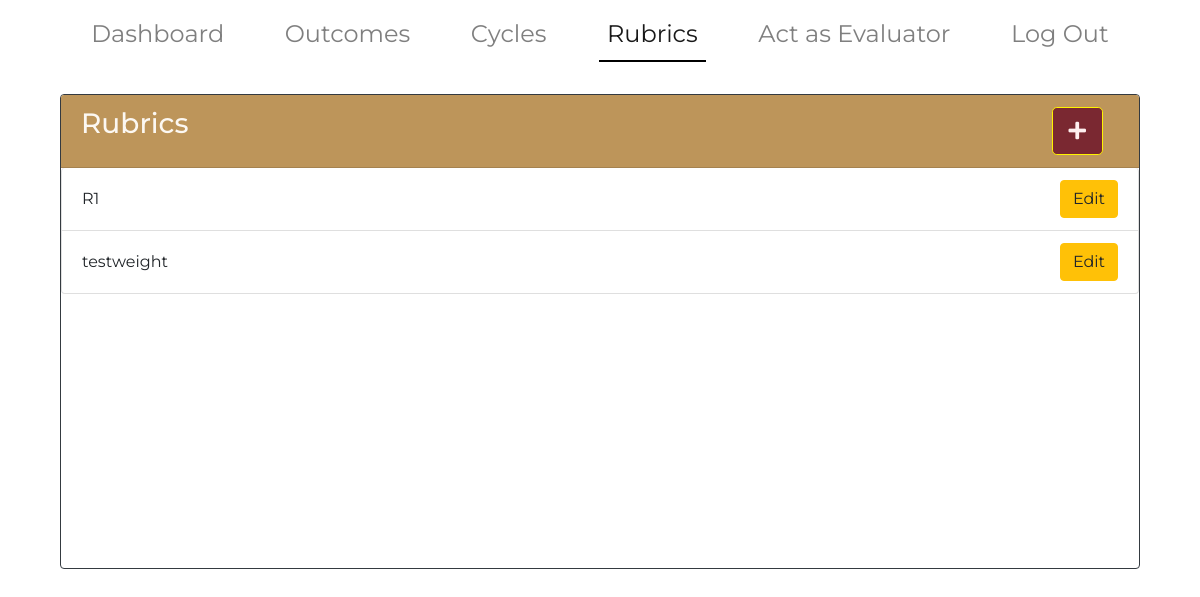
Before: /rubrics with the older database file.
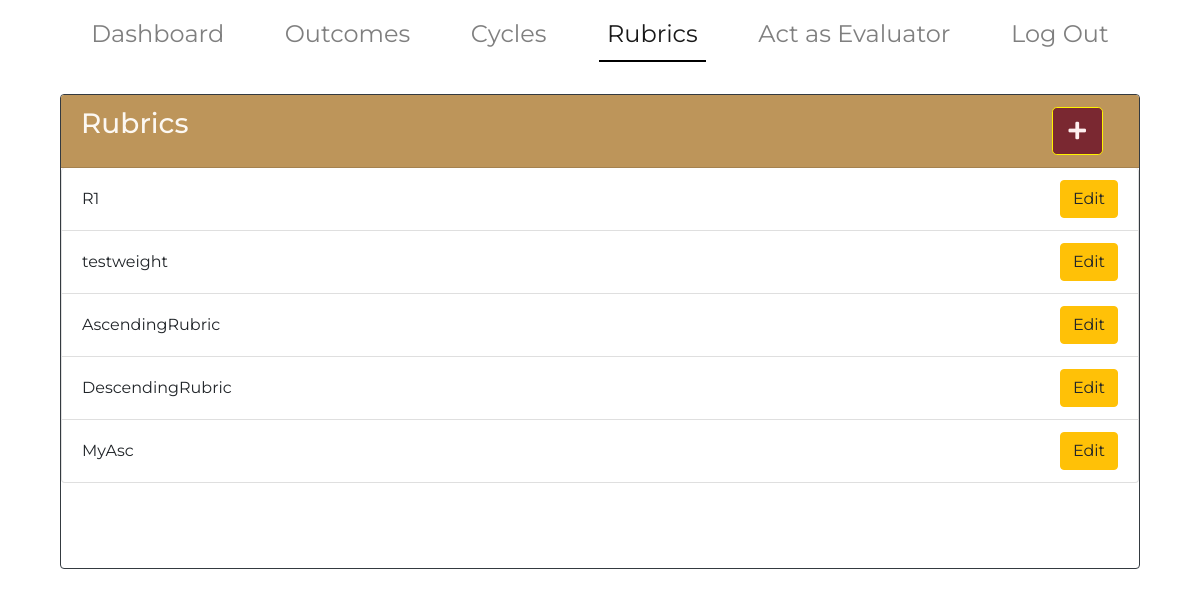
After: the same page with the newer database file.
### main/models.py (models this page shows, shortened)
class Rubric(models.Model):
    title = models.CharField(max_length=200, blank=True, default="Untitled")
    isWeighted = models.BooleanField(null=True, default=False)
    max_row = models.PositiveIntegerField(null=True)
    max_col = models.PositiveIntegerField(null=True)
    created_by = models.CharField(max_length=200)
    assigned_to = models.ManyToManyField(Evaluator)
    ascending = models.BooleanField(null=True, default=True)

### main/views.py (the view)
# urls.py: path('rubrics', views.rubrics, name = 'rubrics'),
def rubrics(request):
    rubrics = Rubric.objects.all()
    context = {'rubrics':rubrics, 'rubric': 'active'}
    return render(request, 'main/rubrics.html', context)

### main/templates/main/rubrics.html
{% extends  'main/adminbase.html' %}
{%load static%}
{%block body_block%}
    <div class = "container-fluid ">
      <div class = "container" id = "main_content">
        <div class = "col col-lg-12 col-md-12 col-sm-12">
                    <div  class = "card border-dark mb-3 justify-content-center" >
                      <h3 class = "card-header title">
                      <div class = "d-flex justify-content-between">
                        <span>Rubrics</span>
                        <a href= "{%url 'main:test_rubric'%}" type="button" class="btn btn-primary btn-lg mr-3" >
                           <i class="fas fa-plus"></i>
                         </a>
                        </div>
                      </h3>
                        <ul id = "over" class="list-group" style="overflow-y:scroll; height: 50vh">
                            {%for rubric in rubrics%}
                            <li class="list-group-item d-flex justify-content-between align-items-center">
                                {{rubric.title}}
                            <a href = "{%url 'main:edit_rubric' rubric.id%}" class = "btn btn-warning">Edit</a>
                             </li>
                            {%endfor%}
                        </ul>
                    </div>
</div>
</div>
</div>
{%endblock%}

Changed rows visible on the page:
added Rubric: title "AscendingRubric"
added Rubric: title "DescendingRubric"
added Rubric: title "MyAsc"
